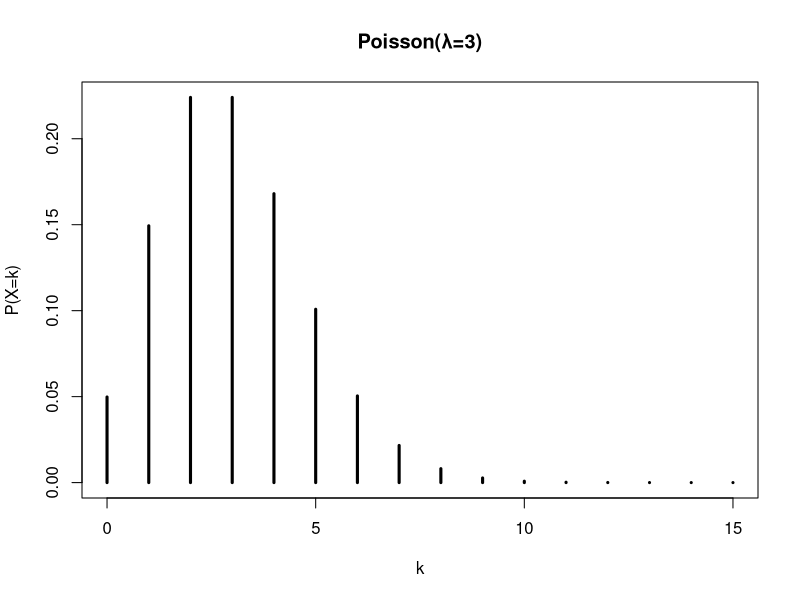
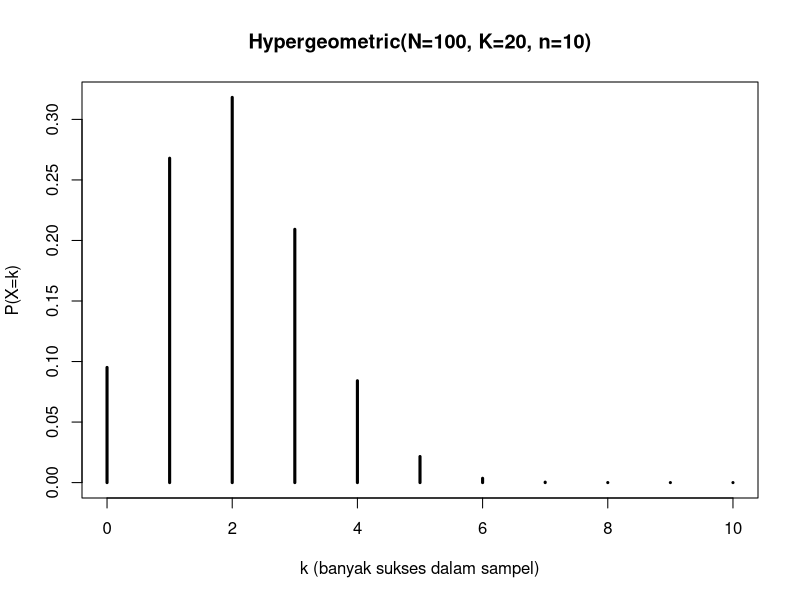
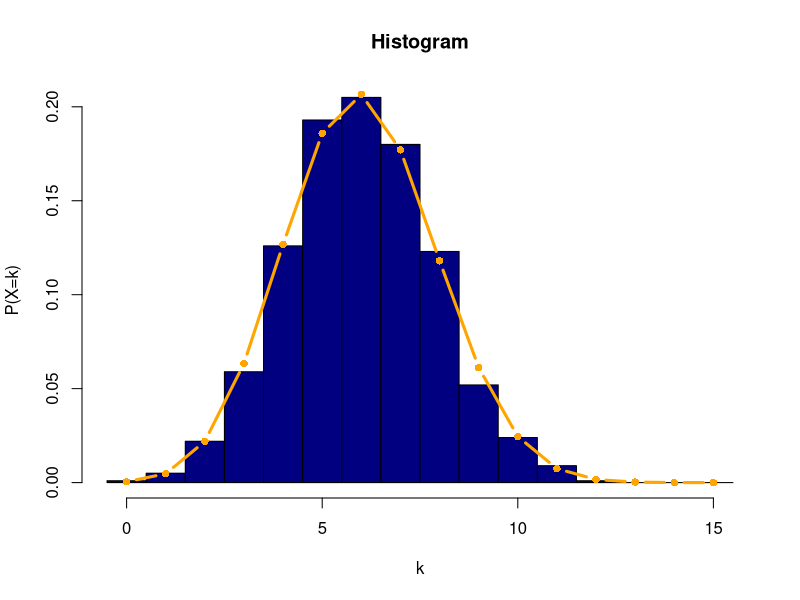

Recreate these plots in R, in order.
#TUGAS 4#
#Komputasi Statistika#
#Nama : Mohamad Rayhand Vaierian
#NIM : 3338250066
#Kelas :3B

#1 POISSON
lambda <- 3
x <- 0:15
peluang <- 1 - ppois(4, lambda)
peluang
pmf <- dpois(x, lambda)
pmf
plot(x, pmf, type='h', lwd=3, main='Poisson(λ=3)', xlab='k', ylab='P(X=k)')


#2 HYPERGEOMETRIK
N <- 100 # total bola
K <- 20 # jumlah bola merah
n <- 10 # jumlah bola diambil
k <- 0:n #jumlah bola merah yg mungkin terambil
pmf <- dhyper(k, m = K, n = N - K, k = n)
data.frame(k = k, P = pmf)
plot(k, pmf, type = "h", lwd = 3,
     main = paste0("Hypergeometric(N=",N,", K=",K,", n=",n,")"),
     xlab = "k (banyak sukses dalam sampel)", ylab = "P(X=k)")


#3 BINOMIAL
set.seed(123)
n <- 15
p <- 0.4
simulasi <- rbinom(1000, size=n, prob=p)
hist(simulasi, breaks=seq(-0.5, n + 0.5, by=1), prob=1, 
     main="Histogram", xlab="k", ylab="P(X=k)",col="navy")
x <- 0:n
pmf <- dbinom(x, size = n, prob=p)
lines(x,pmf,type="b",pch=16, col="orange", lwd=3)
